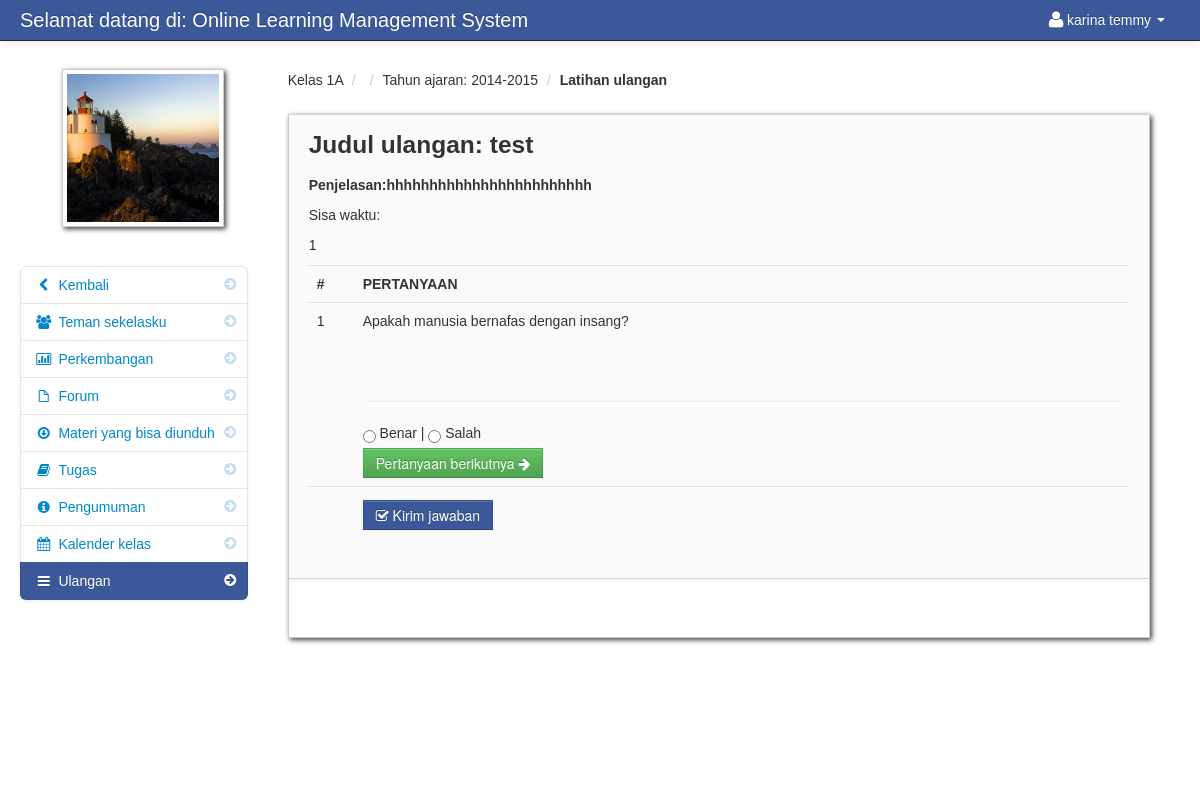
Page /take_test.php?id=200&class_quiz_id=22&test=ok&quiz_id=7&quiz_time=600 (signed in) on the committed database.
### tables this page shows
CREATE TABLE IF NOT EXISTS `student` (
  `student_id` int(11) NOT NULL AUTO_INCREMENT,
  `firstname` varchar(100) NOT NULL,
  `lastname` varchar(100) NOT NULL,
  `class_id` int(11) NOT NULL,
  `username` varchar(100) NOT NULL,
  `password` varchar(100) NOT NULL,
  `location` varchar(100) NOT NULL,
  `status` varchar(100) NOT NULL,
  `forum_notification` enum('0','1') NOT NULL DEFAULT '1',
  `email` varchar(30) NOT NULL,
  PRIMARY KEY (`student_id`)
);

CREATE TABLE IF NOT EXISTS `teacher_class` (
  `teacher_class_id` int(11) NOT NULL AUTO_INCREMENT,
  `teacher_id` int(11) NOT NULL,
  `class_id` int(11) NOT NULL,
  `subject_id` int(11) NOT NULL,
  `thumbnails` varchar(100) NOT NULL,
  `school_year` varchar(100) NOT NULL,
  PRIMARY KEY (`teacher_class_id`)
);

CREATE TABLE IF NOT EXISTS `class` (
  `class_id` int(11) NOT NULL AUTO_INCREMENT,
  `class_name` varchar(100) NOT NULL,
  PRIMARY KEY (`class_id`)
);

CREATE TABLE IF NOT EXISTS `quiz` (
  `quiz_id` int(11) NOT NULL AUTO_INCREMENT,
  `quiz_title` varchar(50) NOT NULL,
  `quiz_description` varchar(100) NOT NULL,
  `date_added` varchar(100) NOT NULL,
  `teacher_id` int(11) NOT NULL,
  `forum` varchar(100) NOT NULL,
  `forumdeskripsi` varchar(100) NOT NULL,
  `tgldeskripsi` varchar(100) NOT NULL,
  PRIMARY KEY (`quiz_id`)
);

CREATE TABLE IF NOT EXISTS `quiz_question` (
  `quiz_question_id` int(11) NOT NULL AUTO_INCREMENT,
  `quiz_id` int(11) NOT NULL,
  `question_text` varchar(100) NOT NULL,
  `question_type_id` int(11) NOT NULL,
  `points` int(11) NOT NULL,
  `date_added` varchar(100) NOT NULL,
  `answer` varchar(100) NOT NULL,
  `forum` varchar(100) NOT NULL,
  PRIMARY KEY (`quiz_question_id`)
);

### session.php (called while the page is built, shortened)
<?php
$session_id=$_SESSION['id'];
?>

### take_test.php (the view, shortened to what this page needs)
<?php include('header_dashboard.php'); ?>
<?php include('session.php'); ?>
<?php $get_id = $_GET['id']; ?>
<?php $class_quiz_id = $_GET['class_quiz_id']; ?>
<?php $quiz_id = $_GET['quiz_id']; ?>
<?php $quiz_time = $_GET['quiz_time']; ?>
    <body>
		<?php include('navbar_student.php'); ?>
        <div class="container-fluid">
            <div class="row-fluid">
				<?php include('student_quiz_link.php'); ?>
                <div class="span9" id="content">
                     <div class="row-fluid">
										<?php $class_query = mysql_query("select * from teacher_class
										LEFT JOIN class ON class.class_id = teacher_class.class_id
										LEFT JOIN subject ON subject.subject_id = teacher_class.subject_id
										where teacher_class_id = '$get_id'")or die(mysql_error());
										$class_row = mysql_fetch_array($class_query);
										?>
					     <ul class="breadcrumb">
							<li><a href="#"><?php echo $class_row['class_name']; ?></a> <span class="divider">/</span></li>
							<li><a href="#"><?php echo $class_row['subject_code']; ?></a> <span class="divider">/</span></li>
							<li><a href="#">Tahun ajaran: <?php echo $class_row['school_year']; ?></a> <span class="divider">/</span></li>
							<li><a href="#"><b>Latihan ulangan</b></a></li>
						</ul>
                        <div id="block_bg" class="block">
                            <div class="navbar navbar-inner block-header">
							<?php
if($_GET['test'] == 'ok'){
$x=0;
?>
<form action="take_test.php<?php echo '?id='.$get_id; ?>&<?php echo 'class_quiz_id='.$class_quiz_id; ?>&<?php echo 'test=done' ?>&<?php echo 'quiz_id='.$quiz_id; ?>&<?php echo 'quiz_time='.$quiz_time; ?>" name="testform" method="POST" id="test-form">
<?php
										$sqla = mysql_query("select * FROM class_quiz
										LEFT JOIN quiz ON quiz.quiz_id  = class_quiz.quiz_id
										where teacher_class_id = '$get_id'
										order by date_added DESC ")or die(mysql_error());
										$rowa = mysql_fetch_array($sqla);
?>
										<h3>Judul ulangan: <b><?php echo $rowa['quiz_title'];?></b></h3>
										<p><b>Penjelasan:<?php echo $rowa['quiz_description'];?></b></p>
										Sisa waktu:<div id="timer">1</div>
										<div id="msg"></div>
<table class="questions-table table">
<tr>
<th>#</th>
<th>Pertanyaan</th>
</tr>
<?php
	$sqlw = mysql_query("SELECT * FROM quiz_question where quiz_id = '$quiz_id'  ORDER BY RAND()");
	while($roww = mysql_fetch_array($sqlw)){
?>
<tr id="q_<?php echo $x=$x+1;?>" class="questions">
<td width="30" id="qa"><?php echo $x;?></td>
<td id="qa">
<?php echo $roww['question_text'];?>
<br>
<hr>
<?php
if($roww['question_type_id']=='2'){
?>
	<input name="q-<?php echo $roww['quiz_question_id'];?>" value="True" type="radio"> Benar&nbsp;|&nbsp;<input name="q-<?php echo $roww['quiz_question_id'];?>" value="False" type="radio"> Salah
<?php
} else if($roww['question_type_id']=='1') {
	$sqly = mysql_query("SELECT * FROM answer WHERE quiz_question_id = '".$roww['quiz_question_id']."'");
	while($rowy = mysql_fetch_array($sqly)){
	if($rowy['choices'] == 'A') {
	?>
	A.)<input name="q-<?php echo $roww['quiz_question_id'];?>" value="A" type="radio"> <?php echo $rowy['answer_text'];?><br /><br />
	<?php } else if ($rowy['choices'] == 'B') {?>
	B.) <input name="q-<?php echo $roww['quiz_question_id'];?>" value="B" type="radio"> <?php echo $rowy['answer_text'];?><br /><br />
	<?php } else if ($rowy['choices'] == 'C') {?>
	C.) <input name="q-<?php echo $roww['quiz_question_id'];?>" value="C" type="radio"> <?php echo $rowy['answer_text'];?><br /><br />
	<?php } else if ($rowy['choices'] == 'D') {?>
	D.) <input name="q-<?php echo $roww['quiz_question_id'];?>" value="D" type="radio"> <?php echo $rowy['answer_text'];?><br /><br />
	<?php
		}
	}
}
?>
<br/>
<button onclick="return false;" qn="<?php echo $x;?>" class="nextq btn btn-success" id="next_<?php echo $x;?>">Pertanyaan berikutnya <i class="icon-arrow-right"></i> </button>
</td>
</tr>
<?php
	}
?>
<tr>
<td></td>
<td>
<button class="btn btn-info" id="submit-test" name="submit_answer"><i class="icon-check"></i> Kirim jawaban</button>
</td>
</tr>
</table>
</form>
<?php
} else if(isset($_POST['submit_answer'])){
	$x1 = $_POST['x'];
	$score = 0;
	for($x=1;$x<=$x1;$x++){
		$x2 = $_POST["x-$x"];
		$q = $_POST["q-$x2"];
		$sql = mysql_query("SELECT * FROM quiz_question WHERE quiz_question_id = ".$x2."");
		$row = mysql_fetch_array($sql);
		if($row['answer'] == $q) {
			$score= $score + 1;
		}
	} ?>
	<a href="student_quiz_list.php<?php echo '?id='.$get_id; ?>"><i class="icon-arrow-left"></i> Kembali</a>
	<center>
	<h3><br>Nilai anda <b><?php echo $score; ?></b> dari <b><?php echo ($x-1); ?></b><br/></h3>
	</center>
	<?php
	mysql_query("UPDATE student_class_quiz SET `student_quiz_time` = 3600, `grade` = '".$score." out of ".($x-1)."' WHERE student_id = '$session_id' and class_quiz_id = '$class_quiz_id'")or die(mysql_error());
?>
<script>
	  window.location = 'student_quiz_list.php<?php echo '?id='.$get_id; ?>';
</script>
<?php
	}
?>
<br />
                            </div>
                            <div class="block-content collapse in">
                                <div class="span12">
                                </div>
                            </div>
                        </div>
                    </div>
                </div>
            </div>
		<?php include('footer.php'); ?>
        </div>
		<?php include('script.php'); ?>
    </body>
</html>

### navbar_student.php (shortened to what this page needs)
<div class="navbar navbar-fixed-top navbar-inverse">
        <div class="navbar-inner">
            <div class="container-fluid">
                <a class="brand" href="#">Selamat datang di: Online Learning Management System</a>
					<div class="nav-collapse collapse">
						<ul class="nav pull-right">
							<?php $query= mysql_query("select * from student where student_id = '$session_id'")or die(mysql_error());
									$row = mysql_fetch_array($query);
							?>
							<li class="dropdown">
							<link rel="stylesheet" href="popup1/style.css" type="text/css" />
								<a href="#" role="button" class="dropdown-toggle" data-toggle="dropdown"> <i class="icon-user icon-large"></i><?php echo $row['firstname']." ".$row['lastname'];  ?> <i class="caret"></i></a>
							</li>
						</ul>
					</div>
            </div>
        </div>
</div>

### student_quiz_link.php (shortened to what this page needs)
<div class="span3" id="sidebar">
	<img id="avatar" src="admin/<?php echo $row['location']; ?>" class="img-polaroid">
		<ul class="nav nav-list bs-docs-sidenav nav-collapse collapse">
				<li class=""><a href="dashboard_student.php"><i class="icon-chevron-right"></i><i class="icon-chevron-left"></i>&nbsp;Kembali</a></li>
				<li class=""><a href="my_classmates.php<?php echo '?id='.$get_id; ?>"><i class="icon-chevron-right"></i><i class="icon-group"></i>&nbsp;Teman sekelasku</a></li>
				<li class=""><a href="progress.php<?php echo '?id='.$get_id; ?>"><i class="icon-chevron-right"></i><i class="icon-bar-chart"></i>&nbsp;Perkembangan</a></li>
				<li class=""><a href="subject_overview_student.php<?php echo '?id='.$get_id; ?>"><i class="icon-chevron-right"></i><i class="icon-file"></i>&nbsp;Forum</a></li>
				<li class=""><a href="downloadable_student.php<?php echo '?id='.$get_id; ?>"><i class="icon-chevron-right"></i><i class="icon-download"></i>&nbsp;Materi yang bisa diunduh</a></li>
				<li class=""><a href="assignment_student.php<?php echo '?id='.$get_id; ?>"><i class="icon-chevron-right"></i><i class="icon-book"></i>&nbsp;Tugas</a></li>
				<li class=""><a href="announcements_student.php<?php echo '?id='.$get_id; ?>"><i class="icon-chevron-right"></i><i class="icon-info-sign"></i>&nbsp;Pengumuman</a></li>
				<li class=""><a href="class_calendar_student.php<?php echo '?id='.$get_id; ?>"><i class="icon-chevron-right"></i><i class="icon-calendar"></i>&nbsp;Kalender kelas</a></li>
				<li class="active"><a href="student_quiz_list.php<?php echo '?id='.$get_id; ?>"><i class="icon-chevron-right"></i><i class="icon-reorder"></i>&nbsp;Ulangan</a></li>
		</ul>
</div>

### admin/assets/styles.css (style rules this page uses)
body { padding-top: 60px; padding-bottom: 40px; }
#content { margin-left:0px; }
.breadcrumb { margin: 0 0 0px; padding: 10px 0px; background-color: transparent; }
.block { background: url("../images/pixel-60fff.png") repeat scroll 0 0 rgba(0, 0, 0, 0) !important; border: 1px solid #ccc; background: white; margin: 1em 0em; border-top: none; -webkit-box-shadow: 2px 2px 5px rgba(0, 0, 6, 0.75); -moz-box-shadow: 2px 2px 5px rgba(0, 0, 6, 0.75); box-shadow: 2px 2px 5px rgba(0, 0, 6, 0.75); }
.block-content { margin: 1em; min-height: .25em; }
.block-header { margin-bottom: 0px; border-right: none; border-left: none; -webkit-border-radius: 0px; -moz-border-radius: 0px; border-radius: 0px; }
.block-header div { padding-top: 10px; }
.bs-docs-sidenav { max-width: 228px; margin: 30px 0 0; padding: 0; background-color: #fff; -webkit-border-radius: 6px; -moz-border-radius: 6px; border-radius: 6px; -webkit-box-shadow: 0 1px 4px rgba(0,0,0,.065); -moz-box-shadow: 0 1px 4px rgba(0,0,0,.065); box-shadow: 0 1px 4px rgba(0,0,0,.065); }
.bs-docs-sidenav > li > a { display: block; width: 190px \9; margin: 0 0 -1px; padding: 8px 14px; border: 1px solid #e5e5e5; }
.bs-docs-sidenav > li:first-child > a { -webkit-border-radius: 6px 6px 0 0; -moz-border-radius: 6px 6px 0 0; border-radius: 6px 6px 0 0; }
.bs-docs-sidenav > li:last-child > a { -webkit-border-radius: 0 0 6px 6px; -moz-border-radius: 0 0 6px 6px; border-radius: 0 0 6px 6px; }
.bs-docs-sidenav > .active > a { position: relative; z-index: 2; padding: 9px 15px; border: 0; text-shadow: 0 1px 0 rgba(0,0,0,.15); -webkit-box-shadow: inset 1px 0 0 rgba(0,0,0,.1), inset -1px 0 0 rgba(0,0,0,.1); -moz-box-shadow: inset 1px 0 0 rgba(0,0,0,.1), inset -1px 0 0 rgba(0,0,0,.1); box-shadow: inset 1px 0 0 rgba(0,0,0,.1), inset -1px 0 0 rgba(0,0,0,.1); }
.bs-docs-sidenav .icon-chevron-right { float: right; margin-top: 2px; margin-right: -6px; opacity: .25; }
.bs-docs-sidenav .active .icon-chevron-right, .bs-docs-sidenav .active a:hover .icon-chevron-right { opacity: 1; }

### popup1/style.css (style rules this page uses)
* { margin: 0; padding: 0; }
body, html { font-family: Calibri, "times new roman", sans-serif; }

### rows in the picture
student: firstname "karina", lastname "temmy", location (picture)
teacher_class: class.class_name "Kelas 1A", school_year "2014-2015"
quiz: quiz_title "test", quiz_description "hhhhhhhhhhhhhhhhhhhhhhhh"
quiz_question: question_text "Apakah manusia bernafas dengan insang?"
